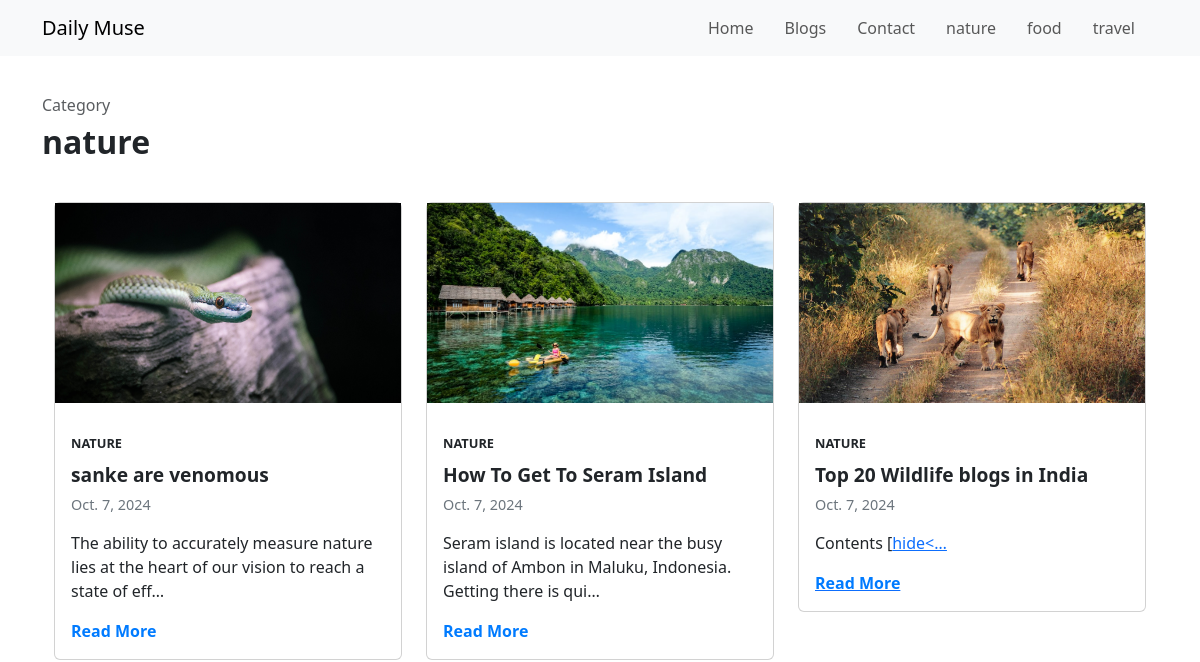
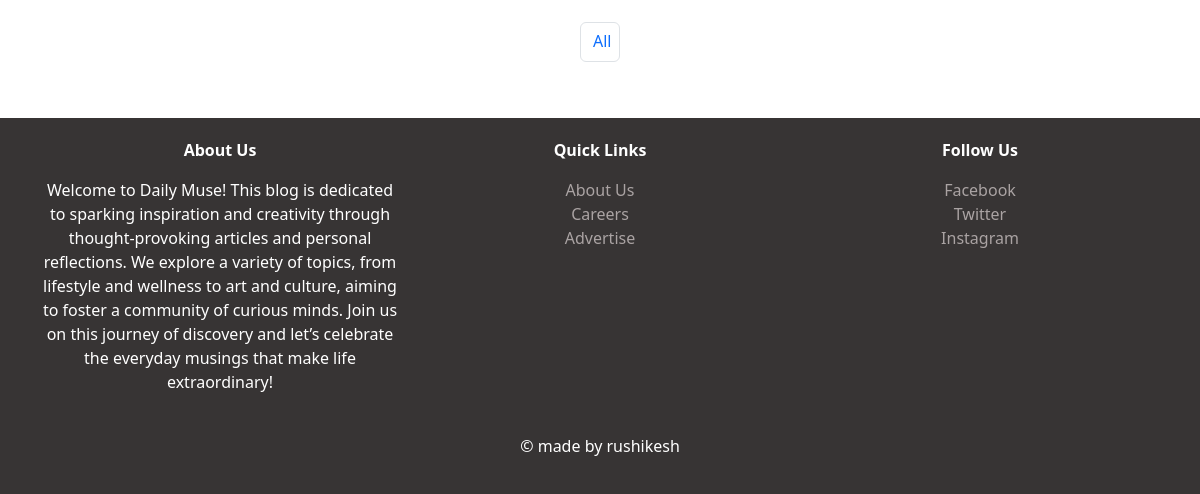
Before: /?category=3 with the older database file (2 pictures, top to bottom).
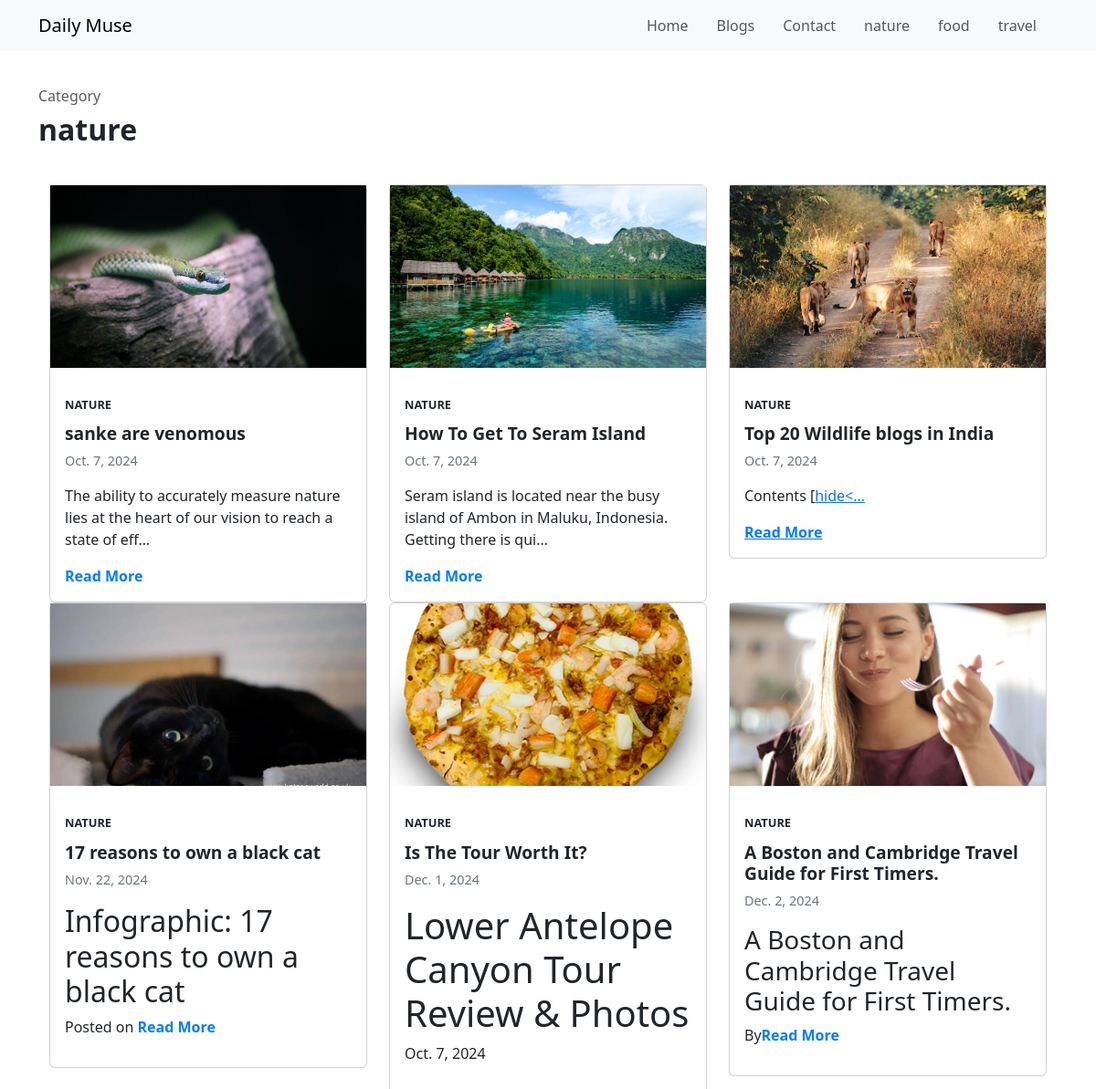
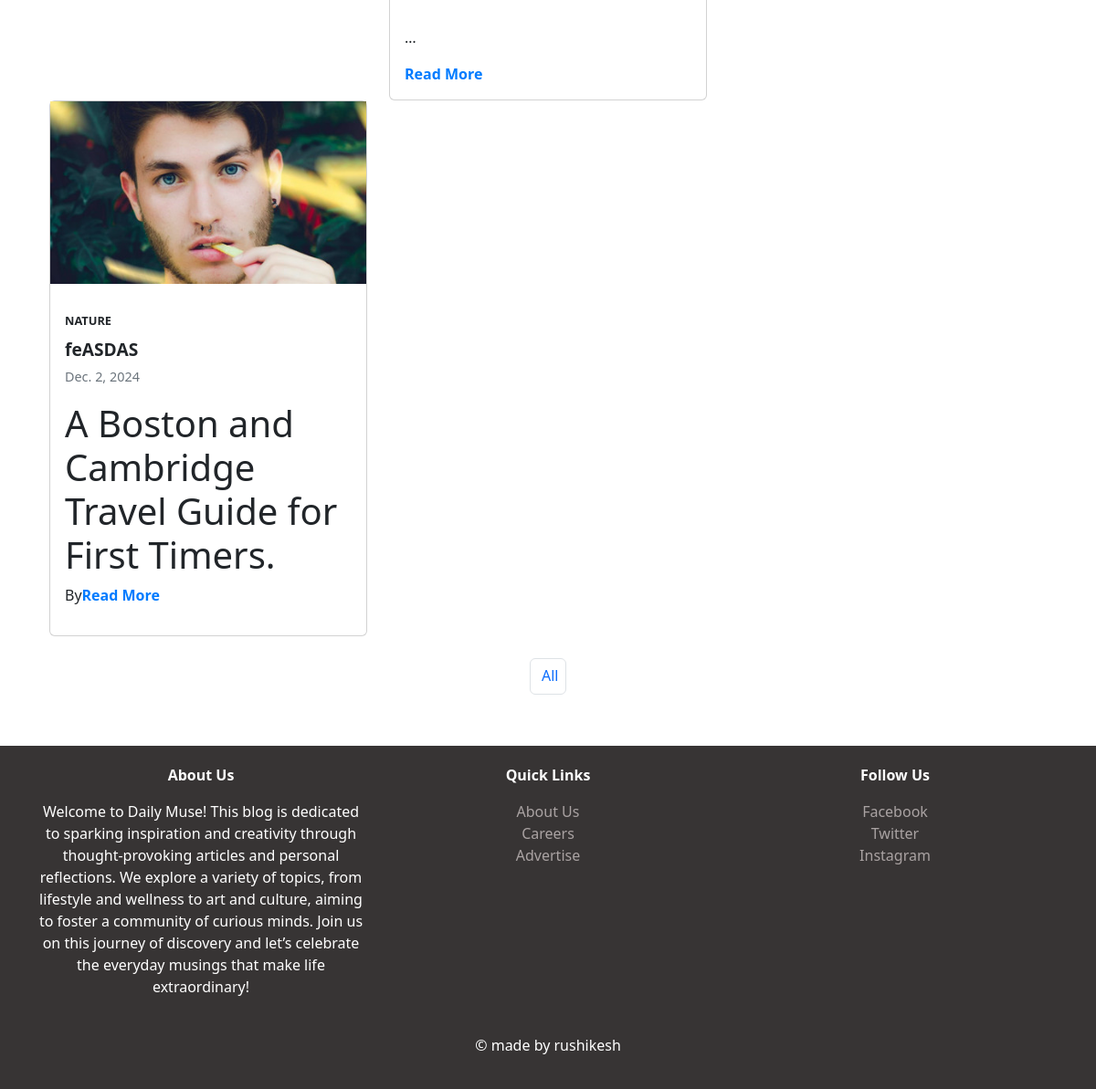
After: the same page with the newer database file (2 pictures, top to bottom).
### website/models.py (models this page shows, shortened)
class Home (models.Model):
    sno = models.AutoField(primary_key=True)
    title = models.CharField(max_length=255,blank=True,null=True)
    about=models.TextField()
    copyright= models.CharField(max_length=255,blank=True,null=True)
    address =  models.CharField(max_length=255,blank=True,null=True)
    phone=  models.CharField(max_length=255,blank=True,null=True)
    email= models.CharField(max_length=255,blank=True,null=True)
    contact_img=models.ImageField(upload_to='images' , blank=True,null=True)
    contact_headline=models.CharField(max_length=255,blank=True,null=True)

class Category(models.Model):
    sno = models.AutoField(primary_key=True)
    title = models.CharField(max_length=255,blank=True,null=True)
    def __str__(self) -> str:
        return self.title

class Post (models.Model):
    sno = models.AutoField(primary_key=True)
    title = models.CharField(max_length=255,blank=True,null=True)
    category = models.ForeignKey(Category,on_delete=models.CASCADE,blank=True,null=True)
    image= models.ImageField(upload_to='Blog_website_img', storage=MediaCloudinaryStorage() , blank=True,null=True)
    text = RichTextField()
    date = models.DateField(auto_now_add=True)
    slug = AutoSlugField(populate_from = 'title',null=True)
    def __str__(self) -> str:
        return self.title

### website/views.py (the view)
# urls.py: 2. Add a URL to urlpatterns:  path('', views.home, name='home')
def home (request):
    allpost = Post.objects.all()
    recentPost = Post.objects.all()[::-1]
    css_classes = [
    'text-primary',
    'text-success',
    'text-warning'
    ]
    random_choice = random.choice(css_classes)
    data = request.GET.get('category')
    if data != None :
            cat_data = Post.objects.filter(category=data)
            print(cat_data)
            context ={
               'cat_data':cat_data
            }
            return render (request,'blog/category.html',context)
    context = {
        'post':allpost,'recentPost':recentPost,
        'rand_choice': random_choice
    }
    return render (request,'blog/index.html',context)

### website/context_processor.py (called while the page is built)
def common_context(request):
    home = Home.objects.all()
    category = Category.objects.all()
    return {
        'home': home,
        'category': category
    }

### templates/blog/category.html (shortened to what this page needs)
{% extends "base.html" %}
{% load static %}
{% block body %}
<body>
   {% if cat_data %}
  <section class="category-header container">
    <h6 class="text-muted">Category</h6>
    <h2 class="fw-bold">{{ cat_data.0.category }}</h2>
  </section>
  <div class="container">
  <div class="container">
    <div class="row">
      {% for recent in cat_data %}
      <div class=" col-md-4 recent-post">
      <div class="card">
        <a href="{%  url 'page'   recent.sno recent.slug %}"  style="text-decoration: none; color: inherit; ">
        <img src="{{ recent.image.url| safe }}" alt="Recent Post Image">
              <div class="card-body">
                <p class="post-category {{ rand_choice }}">{{ recent.category }}</p>
                <h5 class="card-title"> {{recent.title}} </h5>
                <p class="card-text"> {{ recent.date }} </p>
                <p class="post-description"> {{ recent.text | safe | truncatechars:100 }} </p>
                <span href="/page" class="read-more">Read More</span>
              </div>
              </a>
      </div>
    </div>
            {% endfor %}
    </div>
  </div>
  </div>
        <nav aria-label="Page navigation example">
          <ul class="pagination justify-content-center mt-4">
              <li class="page-item">
                  <a class="page-link circle-button" href="{% url 'blog' %}"> All </a>
              </li>
          </ul>
        </nav>
{% endif %}
  {% endblock body %}

### templates/base.html (shortened to what this page needs)
{% load static %}
 <!DOCTYPE html>
<html lang="en">
  <head>
    <link rel="stylesheet" href="{% static 'css/style.css' %}">
    <link href="https://cdn.jsdelivr.net/npm/bootstrap@5.3.3/dist/css/bootstrap.min.css" rel="stylesheet">
  </head>
  <body>
    <header>
      <nav class="navbar navbar-expand-lg navbar-light bg-light sticky-top">
        <div class="container">
          {% for post in home %}
          <a class="navbar-brand" href="/home">{{ post.title }}</a>
          {% endfor %}
          <div class="collapse navbar-collapse" id="navbarNav">
            <ul class="navbar-nav ms-auto">
              <li class="nav-item">
                <a class="nav-link" href="/home">Home</a>
              </li>
              <li class="nav-item">
                <a class="nav-link" href="/blog">Blogs</a>
              </li>
              <li class="nav-item">
                <a class="nav-link" href="/contact">Contact</a>
              </li>
              {% for cat in category %}
              <li class="nav-item">
                <a class="nav-link" href="/?category={{ cat.sno | safe }}">{{ cat.title | safe }}</a>
              </li>
              {% endfor %}
            </ul>
          </div>
        </div>
      </nav>
    </header>
<main>
  {% block body %}
  {% endblock  %}
</main>
 <footer class="footer">
  <div class="container text-center">
    <div class="row">
      <div class="col-md-4">
        <p><strong>About Us</strong></p>
        {% for post in home %}
        <p> {{post.about | safe  }} </p>
        {% endfor %}
      </div>
      <div class="col-md-4">
        <p><strong>Quick Links</strong></p>
        <ul class="list-unstyled">
          <li><a href="#">About Us</a></li>
          <li><a href="#">Careers</a></li>
          <li><a href="#">Advertise</a></li>
        </ul>
      </div>
      <div class="col-md-4">
        <p><strong>Follow Us</strong></p>
        <ul class="list-unstyled">
          <li><a href="#">Facebook</a></li>
          <li><a href="#">Twitter</a></li>
          <li><a href="#">Instagram</a></li>
        </ul>
      </div>
    </div>
    {% for post in home %}
    <p class="mt-4">&copy; {{post.copyright}} </p>
    {% endfor %}
  </div>
</footer>
  </body>
</html>

### static/css/style.css (style rules this page uses)
html, body { height: 100%; margin: 0; }
body { display: flex; flex-direction: column; }
main { flex: 1; }
.navbar { background-color: #75808b; }
footer { background-color: #333; color: #fff; padding: 20px 0; text-align: center; }
.navbar-nav .nav-link { margin-right: 15px; }
.post-category { font-size: 0.9rem; font-weight: bold; margin-bottom: 10px; }
footer { background-color: #343a40; color: #f8f9fa; padding: 40px 0; margin-top: 40px; }
.recent-post img { width: 100%; height: 200px; object-fit: cover; }
.post-category { font-size: 0.8rem; font-weight: bold; text-transform: uppercase; margin-bottom: 10px; }
.card-title { font-size: 1.2rem; font-weight: bold; margin-bottom: 5px; }
.card-text { font-size: 0.9rem; color: #6c757d; }
.post-description { font-size: 0.85rem; color: #6c757d; margin-bottom: 10px; }
.read-more { font-weight: bold; text-decoration: none; color: #007bff; }
.category-header { margin-top: 40px; margin-bottom: 40px; text-align: left; }
.pagination { justify-content: center; }
.footer { background-color: #373434; color: #fff; padding: 20px 0; text-align: center; }
.footer a { color: #aaa3a3; text-decoration: none; }
.card-body { padding: 20px; }
.post-category { margin-top: 15px; }
.circle-button { width: 40px; height: 40px; background-color: rgb(165, 164, 205); color: white; border-radius: 50%; display: flex; align-items: center; justify-content: center; text-decoration: none; border: none; }
.page-link { padding: 0; margin: 0; }

Changed rows visible on the page:
added Post: image (picture), category "NATURE", title "17 reasons to own a black cat", date "Nov. 22, 2024", text "Infographic: 17 reasons to own a black cat Posted on"
added Post: image (picture), category "NATURE", title "Is The Tour Worth It?", date "Dec. 1, 2024", text "Lower Antelope Canyon Tour Review & Photos Oct. 7, 2024 …"
added Post: image (picture), category "NATURE", title "A Boston and Cambridge Travel Guide for First Timers.", date "Dec. 2, 2024", text "A Boston and Cambridge Travel Guide for First Timers. By"
added Post: image (picture), category "NATURE", title "feASDAS", date "Dec. 2, 2024", text "A Boston and Cambridge Travel Guide for First Timers. By"
